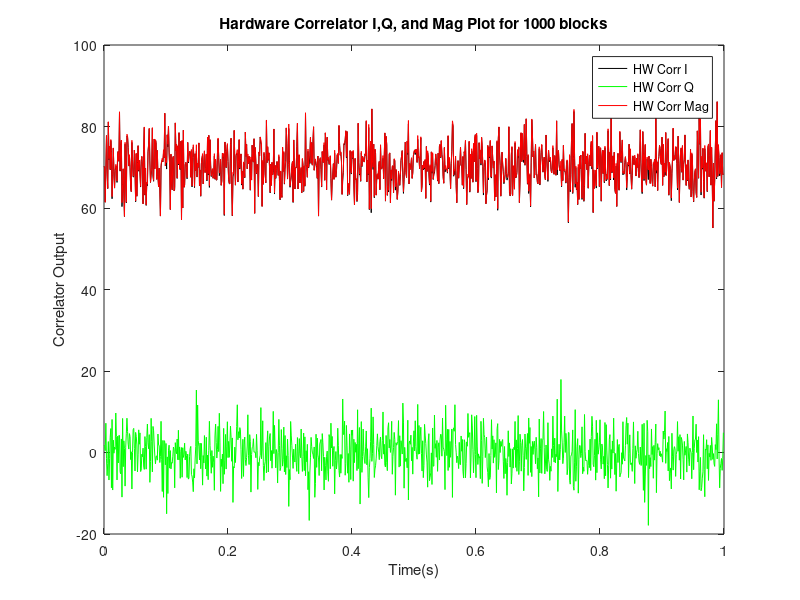
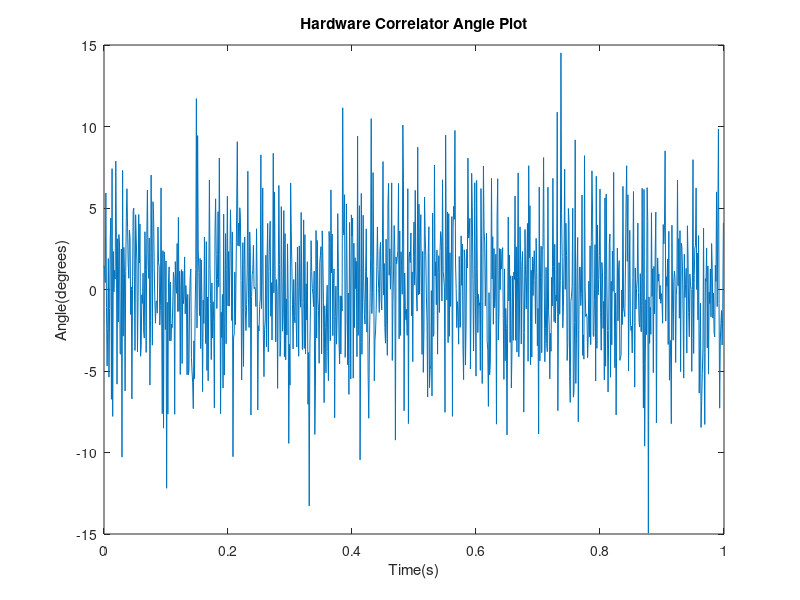
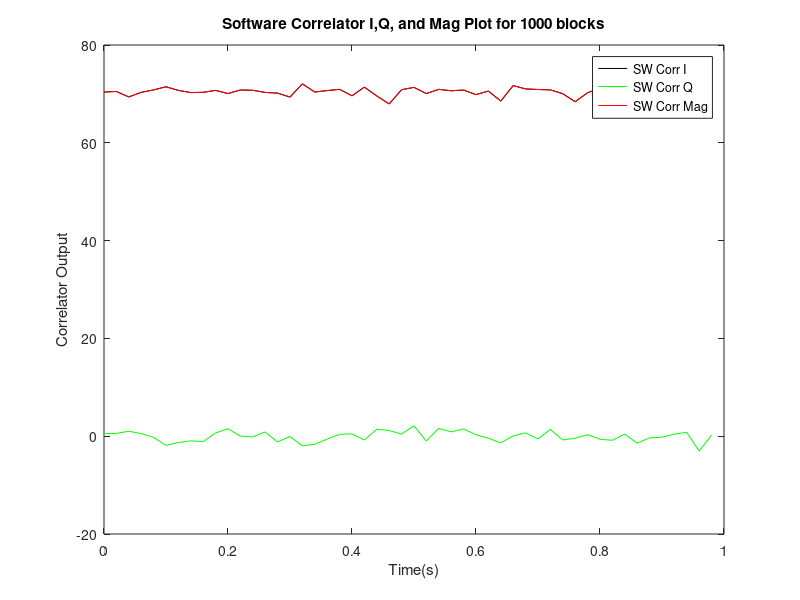
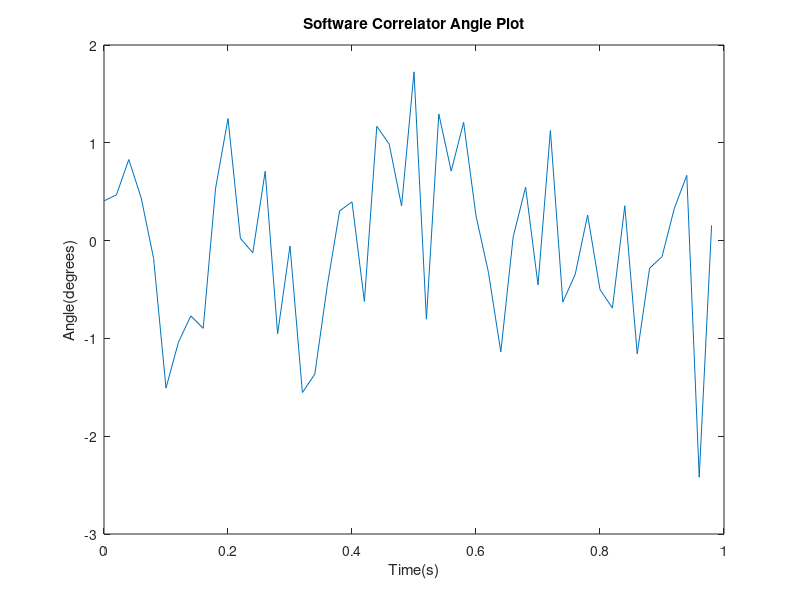

Write MATLAB code to recreate these figures, in order.
% EENG 633 Project 2 Template
% use row-column multiply for correlation
% Script should have switches to on/off plots in user section
% Do not use functions for pre-determines sizes such as length(),size()
% Use vector operations instead of for loops
% All dial parameters associated with angles ~ degrees
% All plots should be in units of degrees

%% Startup
clear all; %clears all variables in the workspace
close all; %closes all open figures
clc; %clears the command window
set(0,'defaultfigureWindowStyle','docked'); % Dock figures
restoredefaultpath

%% Data Stream Dials
rffe_type='NB';
switch rffe_type
  case 'NB'
    StreamDial.fs=5e6; %sample rate [samples/sec]
    StreamDial.fIF=1.27e6; %nominal IF [Hz]
  case 'TRIGR'
    StreamDial.fs=56.32e6; %sample rate [samples/sec]
    StreamDial.fIF=13.68e6; %nominal IF [Hz]
end

%% Simulator Dials
SimDial.Z=1;          % Impedance [Ohms]
SimDial.PtDbm=10;     % Total signal power [dBm]
SimDial.CnrDbHz=50;   % Carrier to noise ratio [dB-Hz]
SimDial.phi0_deg=0;   % Initial phase [degrees]
SimDial.fd=0;         % Initial Doppler [Hz]
%SimDial.SnrDb=-3; % Signal to Noise ratio [dB]
%SimDial.phi0=0;   % Initial phase [radians]
SimDial.theta = zeros(1, 5000);
SimDial.phi = SimDial.phi0_deg;
%% Processor Dials
ProDial.Blocks=1000;  % Total simulation time [Blocks]
ProDial.phi0_deg=0;   % Replica initial phase [degrees]
ProDial.fd=0;         % Replica initial Doppler [Hz]
ProDial.Pdi=20;       % Pre-detection integrations [# HW Dumps]
ProDial.PAdi=50;        % Post-Detection Integrations [# SW Dumps]
ProDial.PDiscrType=0; % 0: Pure, 1: Costas

%ProDial.PT_estDbm = zeros(1,ProDial.Blocks);
%ProDial.PF_estDbm= zeros(ProDial.Blocks,1);
%ProDial.PF_estDbm2 = zeros(1,2500);
%ProDial.PF_avg_estDbm = zeros(1,2500);
%ProDial.Acc = zeros(1,2500);
%% Hardware Correlator plot
PlotHwCorrIq.Enable=1;
PlotHwCorrAngle.Enable=1;

%% Software Correlator plots
PlotSwCorrIq.Enable=1;
PlotSwCorrAngle.Enable=1;

PlotPdiscr.Enable=1;
PlotFdiscr.Enable=1;

PlotWBP.Enable=1;
PlotNBP.Enable=1;
PlotNP.Enable=1;
PlotNP.Enable=1;
PlotPLock.Enable=1;

PlotAvgNP.Enable=1;
PlotCnrRatio.Enable=0;
PlotCnrDbHz.Enable=1;

%% OScope Parameters
OScopeDial.Enable=0;
OScopeDial.Samples=500;

%% SpecA Parameters
SpecADial.Enable=0;
SpecADial.AvgFac=1;

%% Plot Parameters
LineWidth=2;
FontSize=12;
FontWeight='bold';
AxisFontSize=FontSize;
AxisFontWeight=FontWeight;
%% %%%%%%%%%%%%% No User Settings Below This Line %%%%%%%%%%%%%%%%%%%%%%%%%

%% Universal Constants (common to both simulator and processor)
TWOPI=2*pi;
RAD2CYC=1/TWOPI;
DEG2RAD=TWOPI/360;
RAD2DEG=360/TWOPI;
ts=1/StreamDial.fs; %sample period [sec/sample]
BlockSamples=StreamDial.fs/1000; % number of samples per 1ms block
BlockSamplesM1=BlockSamples-1;
BlockSamplesDiv2=BlockSamples/2;
BlockSamplesInv=1/BlockSamples;
ZInv=1/SimDial.Z;
Thw=0.001; % hardware integration time [sec]
Tsw=ProDial.Pdi*Thw; %software integration time [sec]
BW = 24e6; %[Hz]


if rem(BlockSamples,1)
  error('BlockSamples not integer')
end

%% Sim Variables
Sim.D = zeros(ProDial.Blocks,BlockSamples);
SimDial.CarStep = TWOPI*(StreamDial.fIF+SimDial.fd)*ts;
%Sim.CarStepVec = ones(1, BlockSamplesDiv2);
SimDial.CarStepVec = ones(1, BlockSamplesM1);
SimDial.SnrDb = SimDial.CnrDbHz - 10*log10(BW); %[dB]

%% Pro Variables

NCO_C = zeros(ProDial.Blocks,BlockSamples);
Pro.SW.Acc = 0;
Pro.SW.Counter=0; %counts where to index SW Corr and place new accum & dump
%Pre Allocate Pro.SW.Corr, Pro.SW.PhiErr,
%% Memory Allocation for Data Collection


% Pdi Plots

% Adi Plots


fignum=0;

if OScopeDial.Enable
  fignum=fignum+1;
  OScope.fignum=fignum;
end

if SpecADial.Enable
  fignum=fignum+1;
  SpecA.fignum=fignum;
end

%% Variables

%Pc + Pn  =  10dBm
%P[watts] = 1W * 10^(dBm/10)/1000
%Eq1:Pc + Pn = 1 * 10^(10/10)/1000 [w]
%y = loga(x)
%a^y = x
%3dB = 10log10(Pc/Pn)
%3/10 dB = log10(Pc/Pn)
%10^(3/10) = Pc/Pn
%Pn*10^(3/10) = Pc
%Eq2: Pc - Pn*10^(3/10) = 0 [w]
a = [1 1; 1 -10^(SimDial.SnrDb/10 + 1)]; %[w]
b = [10^(SimDial.PtDbm/10)/1000; 0]; %[w]
x = a\b;
Pcarrier = x(1)/SimDial.Z; %[w]
Pnoise = x(2)/SimDial.Z;   %[w]
Sim.B = sqrt(Pnoise);
Sim.A = sqrt(2*Pcarrier); %Multiply by 2 to convert rms to peak to peak

%% FOR LOOP that simulates and processes 1-ms blocks
m=1; % counts software accumulator dumps
n=1; % counts post-detection accumulator dumps
tic
for w=1:ProDial.Blocks
  %% %%%%%%%%%%%%%%%% Simulator %%%%%%%%%%%%%%%%%%%%%%%%%%%%%%%%%%%%%%%%%%%
  
  % add your simulator code here
  SimDial.PhiVec=cumsum([SimDial.phi0_deg SimDial.CarStepVec]);
  SimDial.phi0_deg = SimDial.PhiVec(BlockSamples) + SimDial.CarStep;
  Carrier=Sim.A*cos(SimDial.PhiVec);
  Noise = Sim.B*randn(1,BlockSamples);
  Sim.D(w,:) = Carrier + Noise;
  
  
  %% %%%%%%%%%%%%%%%% Processor %%%%%%%%%%%%%%%%%%%%%%%%%%%%%%%%%%%%%%%%%%%
  
  % complex carrier replica (NCO)
  NCO_C(w,:) = exp(1j*SimDial.PhiVec);
  
  % Hardware correlation operation
  Pro.HW.Corr(w) = Sim.D(w,:)*NCO_C(w,:).';
  Pro.HW.I(w) = real(Pro.HW.Corr(w));
  Pro.HW.Q(w) = imag(Pro.HW.Corr(w));
  Pro.HW.Mag(w) = abs(Pro.HW.Corr(w));
  Pro.HW.Angle(w) = angle(Pro.HW.Corr(w))*RAD2DEG;
  
  %% Software Accumulate/Dump
  Pro.SW.Acc = Pro.SW.Acc + Pro.HW.Corr(w);
  if rem(w,ProDial.Pdi)==0
    Pro.SW.Counter = Pro.SW.Counter + 1;
    Pro.SW.Corr(Pro.SW.Counter) = Pro.SW.Acc/ProDial.Pdi; %will have Blocks/Pdi columns
    Pro.SW.I(Pro.SW.Counter) = real(Pro.SW.Corr(Pro.SW.Counter)); %Real value of SW Corr
    Pro.SW.Q(Pro.SW.Counter) = imag(Pro.SW.Corr(Pro.SW.Counter)); %Imag value of SW Corr
    Pro.SW.Mag(Pro.SW.Counter) = abs(Pro.SW.Corr(Pro.SW.Counter)); %Mag of SW Corr
    Pro.SW.Angle(Pro.SW.Counter) = angle(Pro.SW.Corr(Pro.SW.Counter))*RAD2DEG;
    %Pro.SW.Angle(Pro.SW.Counter)=atand(Pro.SW.Q(Pro.SW.Counter)/Pro.SW.I(Pro.SW.Counter)); %Angle in degrees
    Pro.SW.Acc = 0; %Reset accum
    
    %% phase discriminator
    switch ProDial.PDiscrType
      case 0 % Pure PLL
        Pro.SW.PhiErr(Pro.SW.Counter) = atan2(Pro.SW.Q(Pro.SW.Counter),Pro.SW.I(Pro.SW.Counter))*RAD2DEG;
      case 1 % Costas PLL
        Pro.SW.PhiErr(Pro.SW.Counter) = atan(Pro.SW.Q(Pro.SW.Counter)/Pro.SW.I(Pro.SW.Counter))*RAD2DEG;
    end
    
    %% frequency discriminator
    
    if rem(w,ProDial.PAdi)==0 %PAdi is post-detection integration
     %dot = Pro.SW.I(n 
      
      
      %% Collect data for Adi-update plotting
%       if PlotAvgNP.Enable
%         AvgNPVec(n)=Pro.AvgNP;
%       end
      
      
      %% Adi Housekeeping
      
      n=n+1; %counts post detection accumulator dumps
    end
    
    %% Collect data for Pdi-update plotting
    %if SwCorrIq.Collect
      %SwCorrIq.Dat(m)=Pro.Corr_Sw; %uncomment when you get to this section
    %end
    
    
    %% Pdi Housekeeping
    
    m=m+1; %counts software accumulator dumps
  end
  
  %% Time-Domain Power Estimator
  
  
  %% OScope
  if OScopeDial.Enable
    figure(OScope.fignum)
    
    drawnow();
  end
  
  %% SpecA
  if SpecADial.Enable
    figure(SpecA.fignum)
    
    if rem(w,SpecADial.AvgFac)==0 % Dump the accumulated PSD
      drawnow();
    end
  end
  
end % end for()
toc
%% Post-Run Plots
if PlotHwCorrIq.Enable || PlotHwCorrAngle.Enable 
  TimeVecHw=Thw*(0:(ProDial.Blocks-1));
  if(PlotHwCorrIq.Enable == 1)
     figure;
     %plot(TimeVecHw,Pro.HW.I, Pro.HW.Q, Pro.HW.Mag)
     plot(TimeVecHw,Pro.HW.I, 'k'); hold on;
     plot(TimeVecHw,Pro.HW.Q, 'g');
     plot(TimeVecHw,Pro.HW.Mag,'r'); hold off;
     title(sprintf('Hardware Correlator I,Q, and Mag Plot for %d blocks', ProDial.Blocks))
     xlabel('Time(s)');
     ylabel('Correlator Output');
     legend('HW Corr I', 'HW Corr Q', 'HW Corr Mag')
  end
  if(PlotHwCorrAngle.Enable == 1)
      figure;
      plot(TimeVecHw, Pro.HW.Angle);
      title('Hardware Correlator Angle Plot')
      xlabel('Time(s)');
      ylabel('Angle(degrees)');
  end
end
%Plot SW Correlator
if PlotSwCorrIq.Enable || PlotSwCorrAngle.Enable 
  TimeVecSw=Tsw*(0:(ProDial.Blocks/ProDial.Pdi-1)); %Tsw= ProDial.Pdi*Thw
  if(PlotSwCorrIq.Enable == 1)
     figure;
     plot(TimeVecSw,Pro.SW.I, 'k'); hold on;
     plot(TimeVecSw,Pro.SW.Q, 'g');
     plot(TimeVecSw,Pro.SW.Mag,'r'); hold off;
     title(sprintf('Software Correlator I,Q, and Mag Plot for %d blocks', ProDial.Blocks))
     xlabel('Time(s)');
     ylabel('Correlator Output');
     legend('SW Corr I', 'SW Corr Q', 'SW Corr Mag')
  end
  if(PlotSwCorrAngle.Enable == 1)
      figure;
      plot(TimeVecSw, Pro.SW.Angle);
      title('Software Correlator Angle Plot')
      xlabel('Time(s)');
      ylabel('Angle(degrees)');
  end
end
% Plot Descriminators
if PlotPdiscr.Enable || PlotFdiscr.Enable
    figure;
    TimeVecPd=Tsw*(0:(ProDial.Blocks/ProDial.Pdi-1));
    plot(TimeVecPd, Pro.SW.PhiErr);
    if (ProDial.PDiscrType == 1) %Use Costas title
        title('Costas PLL Phase Discriminator'); 
    else
        title('Pure PLL Phase Discriminator');
    end
    xlabel('Time(s)');
    ylabel('Phase Error (degrees)');
end
% Adi updated plots
% if Adi.Collect
%   TimeVecAdi=Thw*Pro.PAdi*(0:(Adi.NumDumps-1));
% end

